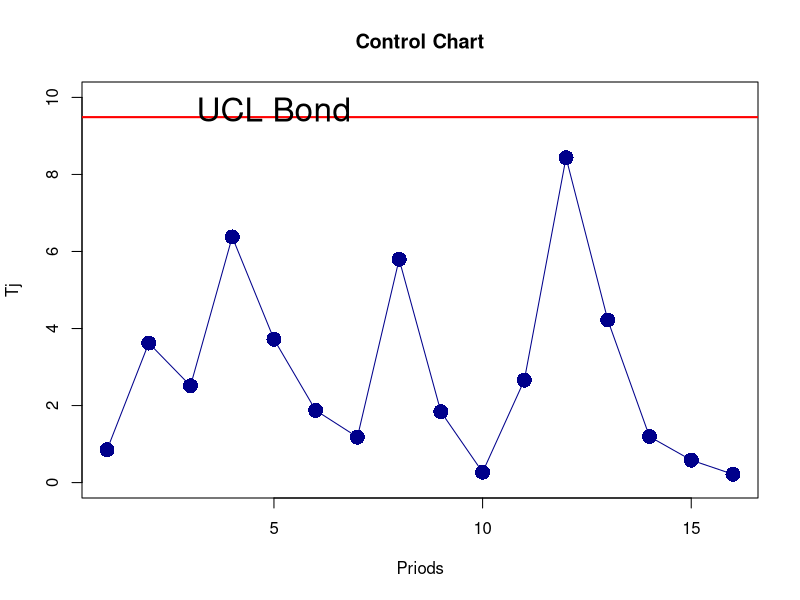

This chart was generated by the following R code:
## ---- chunk 1
#| include: false

options(digits = 4)

## ---- chunk 2
#| warning: false

S <- matrix(c(3.397, -1.102, 4.306, -2.078, 0.027, 
            -1.102, 9.673, -1.513, 10.953, 1.203, 
            4.306, -1.513, 55.626, -28.937, -0.044, 
            -2.078, 10.953, -28.937, 89.067, 0.957, 
            0.027, 1.203, -0.044, 0.957, 0.319), 
            byrow = T, nrow = 5, ncol = 5)

S[, 5] <- 10 * S[, 5]
S[5, ] <- 10 * S[5, ]

print(S)
## ---- chunk 3
#| warning: false

E <- eigen(S)
la <- E$values
v <- E$vectors

la
v

## ---- chunk 4
#| warning: false


cor_mat <- matrix(0, nrow = 2, ncol = 5)

for (i in 1:2) { 
    for (j in 1: 5) {
        temp <- v[, i]
        cor_mat[i, j] <- sqrt(la[i]) * temp[j] / sqrt(S[j, j])
    }
}
cor_mat
## ---- chunk 5
#| warning: false

cumsum(la) / sum(la)
## ---- chunk 6
#| warning: false

dat <- read.table("Johnson_Data/table_1_7.txt", header = FALSE)

names(dat) <- paste("x", 1:6, sep = "_")
head(dat)
head(dat)


## ---- chunk 7
#| warning: false

R <- cor(dat)
S <- cov(dat)


print(R)

print(S)
## ---- chunk 8
Sigg <- diag(S)
print(Sigg)
## ---- chunk 9
Es <- eigen(S)$values
ER <- eigen(R)$values

## Eigen values
print(Es)
print(ER)


## Eigen Vectors 
Vs <- eigen(S)$vectors
print(Vs)

VR <- eigen(R)$vectors
print(VR)

## sort eigenvalues 

Es1 <- sort(Es, decreasing = T)
Er1 <- sort(ER, decreasing = T)

## Table for EigenValues of Covariance Matrix 
round((Es1 / sum(Es1) * 100) , 4)


## table for EigenValues of Correlation Matrix
round((Er1 / sum(Er1) * 100) , 4)
round((cumsum(Er1) / sum(Er1) * 100) , 4)
abs(diff(Er1))


## ---- chunk 10
#| warning: false

mat_cor <- matrix(NA, 4, 6, dimnames = list(Pri = paste("y", 1:4, sep = ""), Var = paste("x", 1:6, sep = "")))

for (i in 1:4) {
    e <- Vs[, i]
    l <- Es[i]
    for (j in 1:6) {
        skk <- Sigg[j]
        mat_cor[i, j] = e[j] * sqrt(l) / sqrt(skk)
    }
}

round(mat_cor, 4)
## ---- chunk 11
#| warning: false

dat <- read.table("Johnson_Data/table_5_8.txt", header = F)
head(dat)
R <- cor(dat)

model <- princomp(dat, cor = TRUE, scores = TRUE)

summary(model)

Y <- model$loadings[]

Y <- model$scores

l <- eigen(R)$values

l2 <- l[3:6]
yy <- Y[, 3:6]
for (i in 4) {
    yy[, i] <- 1/sqrt(l2[i]) * yy[, i]
}
new_y <- apply(yy, 1, function(x) sum(x^2))

UCL <- qchisq(0.95, df = 4)

time <- 1:16


# library(httpgd); hgd(); hgd_browse()
plot(x = time, y = new_y, xlab = "Priods", ylab = "Tj", 
            main = "Control Chart", type = "o", 
                col = "darkblue", pch = 16, cex = 2, ylim = c(0, 10))
abline(h = UCL, lwd = 2, col = "red")
text(x = 5, y = UCL + 0.2, label = "UCL Bond", cex = 2)

## ---- chunk 12
#| 


